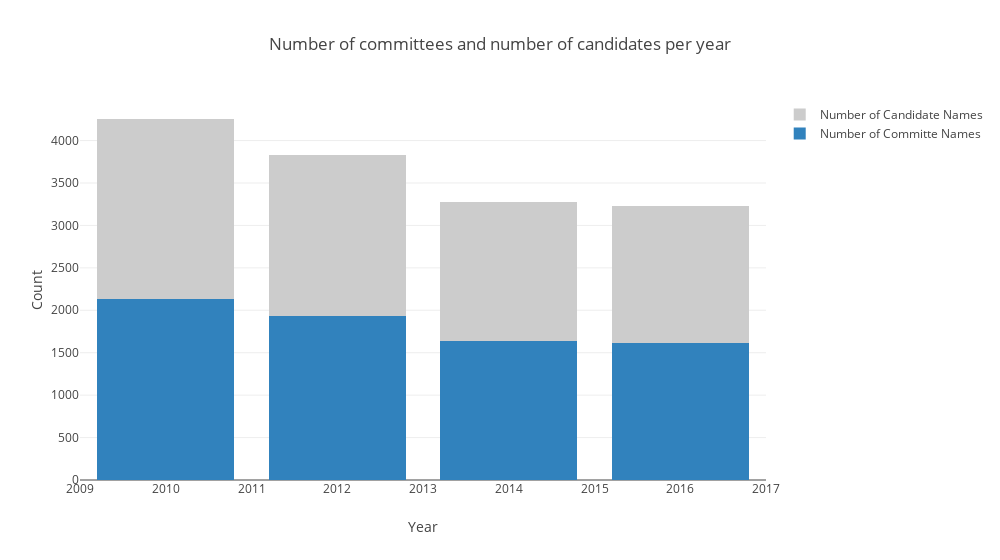

Source (notebook cell):
### Code cell
#Number of committees names and number of candidate names per year

import plotly.plotly as py
import pandas as pd
import plotly
from plotly.graph_objs import Scatter, Layout
plotly.offline.init_notebook_mode(connected=True)

#creating the required data
p4 = df.groupby('ele_yea').agg({'com_nam' : 'nunique', 'can_nam' : 'nunique'}).reset_index()

#graph
trace0 = go.Bar(
    x=p4['ele_yea'],
    y=p4['com_nam'],
    name='Number of Committe Names',
    marker=dict(
        color='rgb(49,130,189)'
    )
)
trace1 = go.Bar(
    x=p4['ele_yea'],
    y=p4['can_nam'],
    name='Number of Candidate Names',
    marker=dict(
        color='rgb(204,204,204)',
    )
)

data = [trace0, trace1]

#graph properties
layout =go.Layout(title='Number of committees and number of candidates per year',
                  width=1000,
                  xaxis = dict(title = 'Year'),
                  yaxis = dict(title = 'Count'),
                 barmode = 'stack')

fig = go.Figure(data=data, layout=layout)

#plot
plotly.offline.iplot(fig, filename='angled-text-bar')

### Figure 1 — Plotly figure (JSON) as saved in the notebook; plotly's stock layout.template omitted (floating-point values rounded to 4 significant figures)
{"data": [{"marker": {"color": "rgb(49,130,189)"}, "name": "Number of Committe Names", "type": "bar", "x": [2010, 2012, 2014, 2016], "y": [2137, 1927, 1642, 1620]}, {"marker": {"color": "rgb(204,204,204)"}, "name": "Number of Candidate Names", "type": "bar", "x": [2010, 2012, 2014, 2016], "y": [2117, 1897, 1629, 1603]}], "layout": {"barmode": "stack", "title": "Number of committees and number of candidates per year", "width": 1000, "xaxis": {"title": "Year"}, "yaxis": {"title": "Count"}}}
